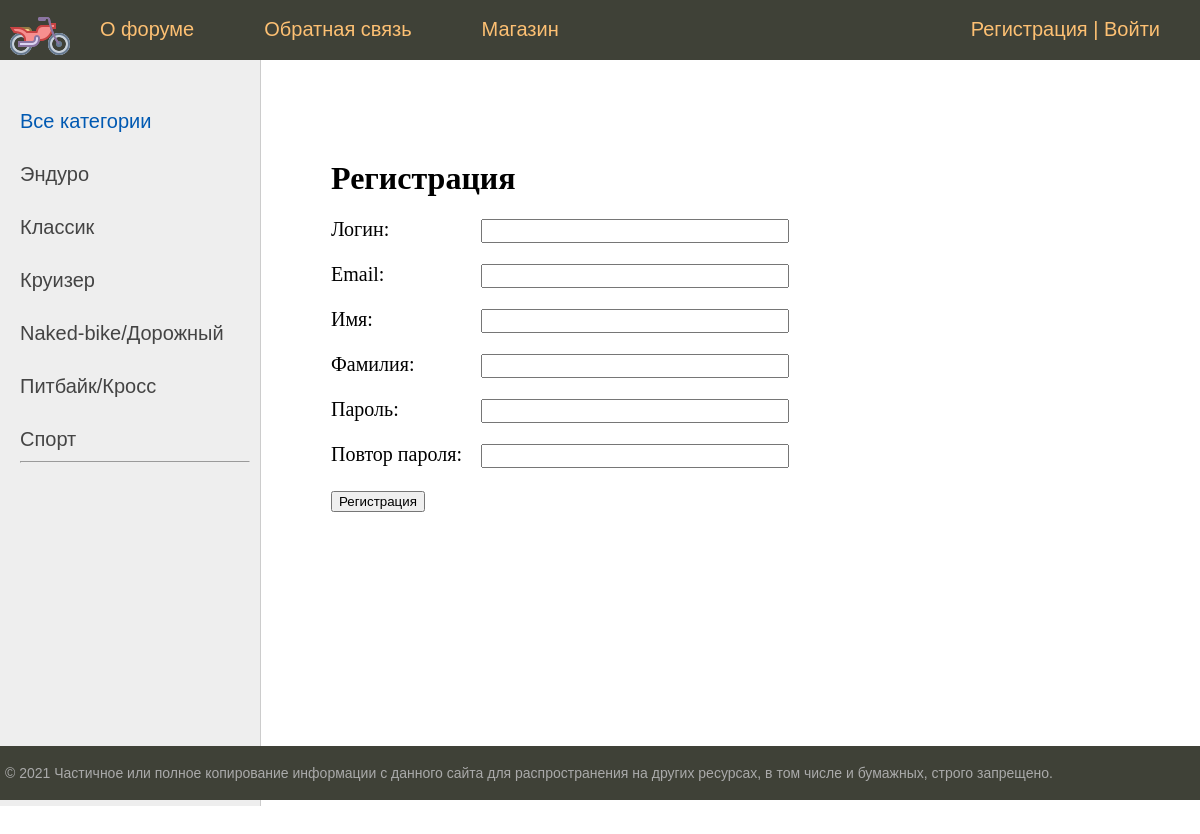
Screenshot of /auth/register/ with the database file from the repository.
### moto_forum/models.py (models this page shows, shortened)
class Category(models.Model):
    name = models.CharField(max_length=255, verbose_name='Категория')
    slug = models.SlugField(max_length=255, unique=True, db_index=True, verbose_name='URl')
    def get_absolute_url(self):
        return reverse('category', kwargs={'cat_slug': self.slug})
    class Meta:
        verbose_name = 'Категория мотоцикла'
        verbose_name_plural = 'Категории мотоциклов'
        ordering = ['id']

### auth_motosite/views.py (the view, shortened to what this page needs)
# urls.py: path('register/', RegisterUser.as_view(), name='register'),
class RegisterUser(DataMixin, CreateView):
    form_class = RegisterUserForm
    template_name = 'auth_motosite/register.html'
    success_url = reverse_lazy('auth_app:login')
    def get_context_data(self, *, object_list=None, **kwargs):
        context = super().get_context_data(**kwargs)
        c_def = self.get_user_context(title='Регистрация')
        return dict(list(context.items()) + list(c_def.items()))

### auth_motosite/forms.py
class RegisterUserForm(UserCreationForm):
    username = forms.CharField(label='Логин', widget=forms.TextInput(attrs={'class': 'form-input'}))
    email = forms.EmailField(label='Email', widget=forms.EmailInput(attrs={'class': 'form-input'}))
    first_name = forms.CharField(label='Имя', widget=forms.TextInput(attrs={'class': 'form-input'}))
    last_name = forms.CharField(label='Фамилия', widget=forms.TextInput(attrs={'class': 'form-input'}))
    password1 = forms.CharField(label='Пароль', widget=forms.PasswordInput(attrs={'class': 'form-input'}))
    password2 = forms.CharField(label='Повтор пароля', widget=forms.PasswordInput(attrs={'class': 'form-input'}))
    class Meta:
        model = User
        fields = ['username', 'email', 'first_name', 'last_name', 'password1', 'password2']

### moto_forum/utils.py (called while the page is built)
    def get_user_context(self, **kwargs):
        context = kwargs
        cats = Category.objects.annotate(Count('motorcycle'))
        user_menu = menu.copy()
        if not self.request.user.is_authenticated:
            user_menu.pop(1)
        context['menu'] = user_menu
        context['cats'] = cats
        if 'cat_selected' not in context:
            context['cat_selected'] = 0
        return context

### auth_motosite/templates/auth_motosite/register.html (shortened to what this page needs)
{% extends 'moto_forum/base.html' %}
{% block content %}
<h1>{{ title }}</h1>
<form method="post">
    {% for f in form %}
        <p><label class="form-label" for="{{ f.id_for_label }}">{{ f.label }}: </label>{{ f }}</p>
    {% endfor %}
    <button type="submit">Регистрация</button>
</form>
{% endblock %}

### moto_forum/templates/moto_forum/base.html (shortened to what this page needs)
{% load static %}
{% load moto_forum_tags %}
<!DOCTYPE html>
<html>
<head>
	<link type="text/css" href="{% static 'moto_forum/css/styles.css' %}" rel="stylesheet" />
</head>
<body>
<table class="table-page" border=0 cellpadding="0" cellspacing="0">
<tr><td valign=top>
{% block mainmenu %}
		<div class="header">
			<ul id="mainmenu" class="mainmenu">
			<li class="logo"><a href="{% url 'home' %}"><div class="logo"></div></a></li>
			{% for m in menu %}
				<li><a href="{% url m.url_name %}">{{m.title}}</a></li>
			{% endfor %}
			{% if request.user.is_authenticated %}
				<li class="last">{{ user.username }} | <a href="{% url 'auth_app:logout' %}">Выйти</a></li>
			{% else %}
				<li class="last"><a href="{% url 'auth_app:register' %}">Регистрация</a> | <a href="{% url 'auth_app:login' %}">Войти</a></li>
			{% endif %}
			</ul>
		</div>
{% endblock mainmenu %}
<table class="table-content" border=0 cellpadding="0" cellspacing="0">
<tr>
	<td valign="top" class="left-chapters">
	<ul id="leftchapters">
{% if cat_selected == 0 %}
		<li class="selected">Все категории</li>
{% else %}
		<li><a href="{% url 'home' %}">Все категории</a></li>
{% endif %}
	{% for c in cats %}
	{% if c.motorcycle__count > 0 %}
		{% if c.pk == cat_selected %}
			<li class="selected">{{ c.name }}</li>
		{% else %}
			<li><a href="{{ c.get_absolute_url }}">{{ c.name }}</a> </li>
		{% endif %}
	{% endif %}
	{% endfor %}
		<hr>
	</ul>
</td>
<td valign="top" class="content">
	<div class="content-text">
{% block content %}
{% endblock %}
	</div>
</td></tr></table>
</td></tr>
<tr><td valign=top>
	<div id="footer">
		<p>&copy; 2021 Частичное или полное копирование информации с данного сайта для распространения на других ресурсах, в том числе и бумажных, строго запрещено.</p>
	</div>
</td></tr></table>
</body>
</html>

### moto_forum/static/moto_forum/css/styles.css (style rules this page uses)
html, body { font-family: 'Arial'; margin: 0; padding: 0; height: 100%; width: 100%; color: #444; }
a { color: #0059b2; text-decoration: none; }
.table-page { width: 100%; height: 100%; vertical-align: top; }
.table-page tr { height: 100%; }
.header { background: #3F4137; height: 60px; }
.logo { background: url('../images/motor.png') no-repeat 10px 5px; width: 70px; height: 60px; }
ul.mainmenu { list-style: none; margin: 0; padding: 0; height: 60px; color: #fdc073; font-size: 20px; overflow: hidden; }
ul.mainmenu li { float: left; margin: 18px 40px 0 30px; }
ul.mainmenu li.logo { margin: 0; }
ul.mainmenu li.last { float: right; }
ul.mainmenu li a { color: #fdc073; text-decoration: none; }
.table-content { width: 100%; min-height: 100%; height: 100%; }
.left-chapters { margin: 0; background: #eee; border-right: 1px solid #ccc; min-height: 100%; }
.left-chapters ul { width: 230px; min-height: 100%; margin: 0; padding: 20px 10px 10px 20px; list-style: none; font-size: 20px; }
.left-chapters ul li { margin: 30px 0 0 0; color: #999; }
.left-chapters ul li.selected { color: #0059b2; }
.left-chapters ul li a { color: #444; text-decoration: none; }
.content { padding: 40px 20px 20px 40px; width: 100%; box-sizing: border-box; }
.content-text { margin: 60px 0 0 30px; color: #000; font-size: 20px; font-family: Yandex Sans Display Light; }
.content-text h1 { font-size: 32px; }
#footer { box-sizing: border-box; background: #3F4137; padding: 5px; color: #aaa; font-size: 14px; font-family: Verdana, Geneva, Arial, Helvetica; text-align: left; overflow: hidden; }
.form-input { width: 300px; font-size: 16px; }
.form-label { display: inline-block; min-width: 150px; vertical-align: top; }

### rows the page displays
Category: name "Эндуро"
Category: name "Классик"
Category: name "Круизер"
Category: name "Naked-bike/Дорожный"
Category: name "Питбайк/Кросс"
Category: name "Спорт"

### other values shown
{{ m.title }} "О форуме" "Обратная связь" "Магазин"
{{ title }} "Регистрация"
{{ f.label }} "Логин" "Email" "Имя" "Фамилия" "Пароль" "Повтор пароля"
